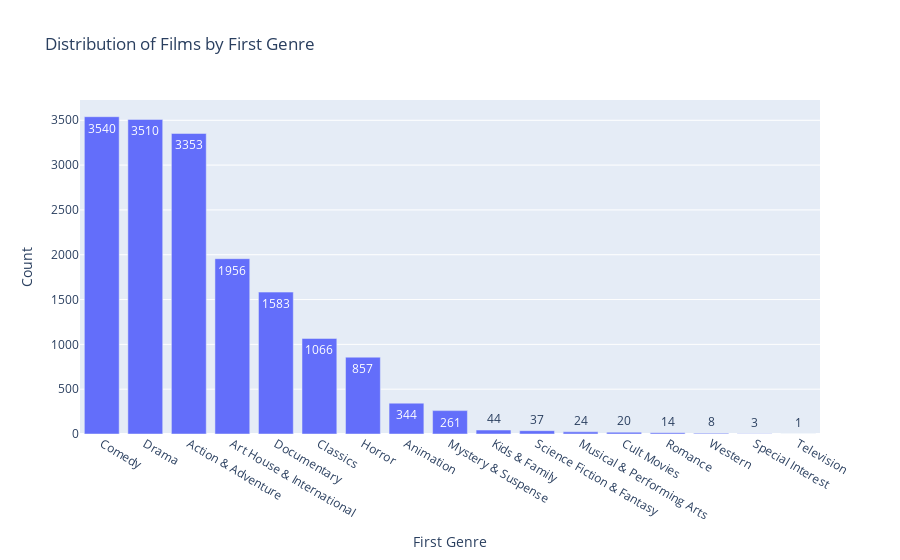

Notebook code cell kept with this figure:
### Code cell
distribution_of_films(df, "genre")

### Figure 1 — Plotly figure (JSON) as saved in the notebook; plotly's stock layout.template omitted (floating-point values rounded to 4 significant figures)
{"data": [{"alignmentgroup": "True", "hovertemplate": "First_genre=%{x}<br>Count=%{y}<extra></extra>", "legendgroup": "", "marker": {"color": "#636efa", "pattern": {"shape": ""}}, "name": "", "offsetgroup": "", "orientation": "v", "showlegend": false, "textposition": "auto", "texttemplate": "%{y}", "type": "bar", "x": ["Comedy", "Drama", "Action & Adventure", "Art House & International", "Documentary", "Classics", "Horror", "Animation", "Mystery & Suspense", "Kids & Family", "Science Fiction & Fantasy", "Musical & Performing Arts", "Cult Movies", "Romance", "Western", "Special Interest", "Television"], "xaxis": "x", "y": [3540, 3510, 3353, 1956, 1583, 1066, 857, 344, 261, 44, 37, 24, 20, 14, 8, 3, 1], "yaxis": "y"}], "layout": {"barmode": "relative", "legend": {"tracegroupgap": 0}, "title": {"text": "Distribution of Films by First Genre"}, "xaxis": {"anchor": "y", "domain": [0, 1], "title": {"text": "First Genre"}}, "yaxis": {"anchor": "x", "domain": [0, 1], "title": {"text": "Count"}}}}
